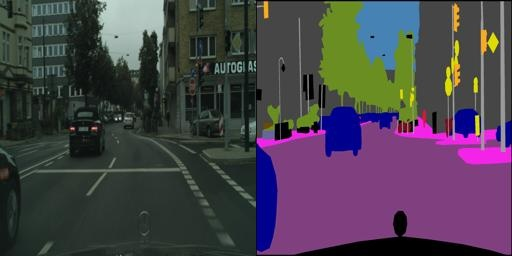
#> input picture images/train/1030.jpg, 512 x 256 px; its folder holds only this picture in this run
$ jupyter execute preprocessing.ipynb
#> lines starting #> are read from the running program, lines starting #| are printed output that depends on the picture; after the words box and inside, x2 and y2 are one past the last pixel; in counts of white or black regions, pixels touching at a corner belong together
[cell 1]
import os
from skimage.io import imread
import numpy as np
import matplotlib.pyplot as plt
import cv2 as cv

WORKING_DIR = './images/train/'

def read_image(image_path):
#> called with image_path = './images/train/'
    files = os.listdir(image_path)
    images = []

    for fi in files:
        if fi[-4:] == '.jpg':
            image = imread(os.path.join(image_path, fi))
#> image is the input picture: shape (256, 512, 3); mean R, G, B 72.4, 65.4, 75.5
            images.append(image)

    return np.array(images)

[cell 2]
all_images = read_image(WORKING_DIR)
plt.imshow(all_images[0])

[cell 3]
def cut_images(all_images):
    new_images = []
    masks = []

    for image in all_images:
        if image.shape == (256, 512, 3):
            newImage = image[:, 0:256, :]
            oldmask = image[:, 256:512, :]

            mask = handle_mask(oldmask, [128, 63, 127]) + handle_mask(oldmask, [70, 70, 70])

            new_images.append(newImage)
            masks.append(mask)
#> this loop made 1 pass
#> pass 1, in cut_images, `newImage = image[:, 0:256, :]`:
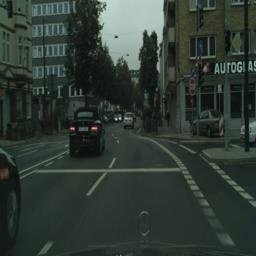
#> newImage: shape (256, 256, 3); mean of channels 0, 1, 2 48.8, 59.2, 52.3; drawn as R, G, B
#> pass 1, in cut_images, `oldmask = image[:, 256:512, :]`:
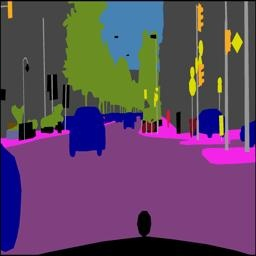
#> oldmask: shape (256, 256, 3); mean of channels 0, 1, 2 96.1, 71.6, 98.7; drawn as R, G, B
#> pass 1, in handle_mask, `mask = cv.inRange(mask, lb, ub)[..., np.newaxis]`:
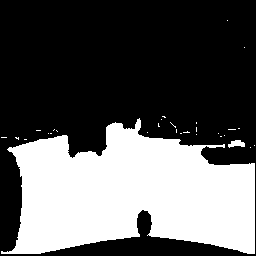
#> mask: shape (256, 256, 1); 35.8% white; 30 white regions (28 under 20 px), largest, box (x1, y1, x2, y2) and area: (1, 118, 255, 254) 23285, (228, 140, 245, 148) 88
#> pass 1, in handle_mask (call 2), `mask = cv.inRange(mask, lb, ub)[..., np.newaxis]`:
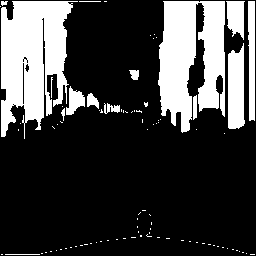
#> mask: shape (256, 256, 1); 25.2% white; 91 white regions (76 under 20 px), largest, box (x1, y1, x2, y2) and area: (1, 1, 78, 139) 6828, (158, 1, 225, 133) 6138, (228, 43, 245, 129) 1241
#> after the loop, masks = 1 item; new_images = 1 item

    return np.array(new_images), np.array(masks)

def handle_mask(mask, target):

    if (mask.shape == (256, 256, 3)):
        threshold = 30

        lb = np.array(target, dtype=np.uint8, ndmin=1) - threshold
        ub = np.array(target, dtype=np.uint8, ndmin=1) + threshold


        mask = cv.inRange(mask, lb, ub)[..., np.newaxis]

    return np.where(mask > 0, target, [0, 0, 0])

new_images, masks = cut_images(all_images)


for i in range(new_images.shape[0]):
    cv.imwrite(WORKING_DIR + 'img/' + str(i) + '.png', new_images[i])
    cv.imwrite(WORKING_DIR + 'mask_mt/' + str(i) + '.png', masks[i])
#> this loop made 1 pass
#> pass 1, `cv.imwrite(WORKING_DIR + 'mask_mt/' + str(i) + '.png', masks[i])`:
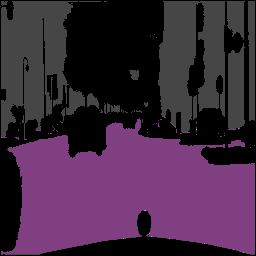
#> saved as 0.png: shape (256, 256, 3); mean B, G, R 63.5, 40.2, 63.1

$ run again, on images/train/1279.jpg
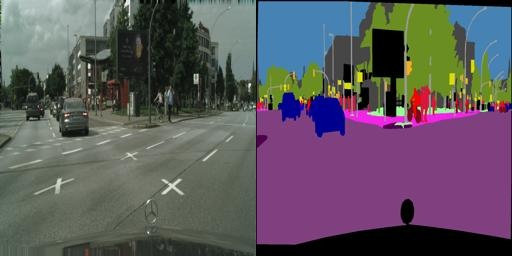
#> input picture images/train/1279.jpg, 512 x 256 px
#> in read_image, image is the input picture: shape (256, 512, 3); mean R, G, B 93.8, 87.1, 95.1
#> the loop in cut_images, `for image in all_images:` made 1 pass
#> pass 1, in handle_mask, `mask = cv.inRange(mask, lb, ub)[..., np.newaxis]`:
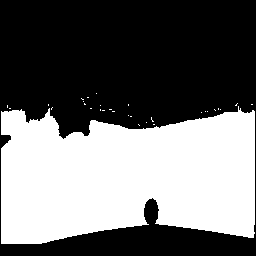
#> mask: shape (256, 256, 1); 43% white; 31 white regions (30 under 20 px), largest, box (x1, y1, x2, y2) and area: (1, 106, 255, 244) 28134
#> after the loop in cut_images, `for image in all_images:`: masks = 1 item
#> the loop `for i in range(new_images.shape[0]):` made 1 pass
#> pass 1, `cv.imwrite(WORKING_DIR + 'mask_mt/' + str(i) + '.png', masks[i])`:
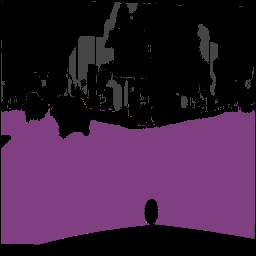
#> saved as 0.png: shape (256, 256, 3); mean B, G, R 58.7, 30.7, 58.3

$ run again, on images/train/1302.jpg
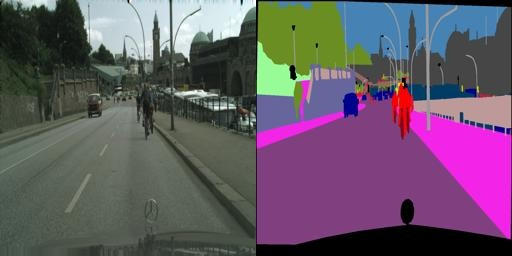
#> input picture images/train/1302.jpg, 512 x 256 px
#> in read_image, image is the input picture: shape (256, 512, 3); mean R, G, B 101.5, 87.2, 103.2
#> the loop in cut_images, `for image in all_images:` made 1 pass
#> pass 1, in handle_mask, `mask = cv.inRange(mask, lb, ub)[..., np.newaxis]`:
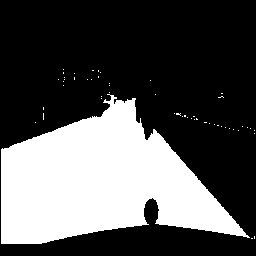
#> mask: shape (256, 256, 1); 32.5% white; 53 white regions (52 under 20 px), largest, box (x1, y1, x2, y2) and area: (1, 94, 250, 244) 21210
#> after the loop in cut_images, `for image in all_images:`: masks = 1 item
#> the loop `for i in range(new_images.shape[0]):` made 1 pass
#> pass 1, `cv.imwrite(WORKING_DIR + 'mask_mt/' + str(i) + '.png', masks[i])`:
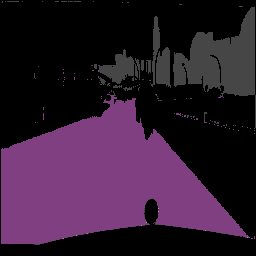
#> saved as 0.png: shape (256, 256, 3); mean B, G, R 48.2, 27.1, 47.9

$ run again, on images/train/1333.jpg
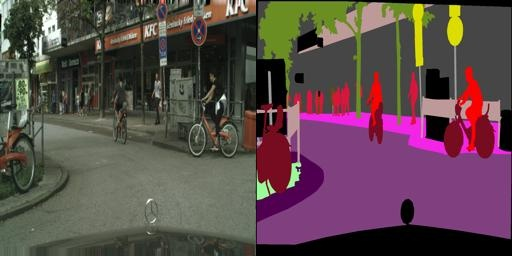
#> input picture images/train/1333.jpg, 512 x 256 px
#> in read_image, image is the input picture: shape (256, 512, 3); mean R, G, B 92, 73.2, 75.8
#> the loop in cut_images, `for image in all_images:` made 1 pass
#> pass 1, in handle_mask, `mask = cv.inRange(mask, lb, ub)[..., np.newaxis]`:
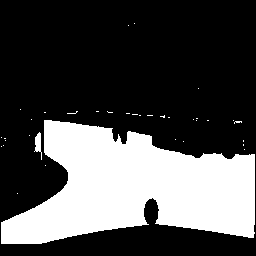
#> mask: shape (256, 256, 1); 30% white; 36 white regions (34 under 20 px), largest, box (x1, y1, x2, y2) and area: (1, 120, 255, 244) 19424, (34, 132, 42, 160) 112
#> after the loop in cut_images, `for image in all_images:`: masks = 1 item
#> the loop `for i in range(new_images.shape[0]):` made 1 pass
#> pass 1, `cv.imwrite(WORKING_DIR + 'mask_mt/' + str(i) + '.png', masks[i])`:
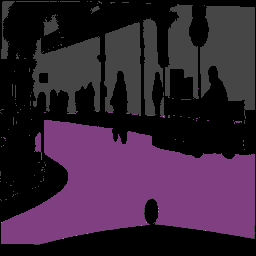
#> saved as 0.png: shape (256, 256, 3); mean B, G, R 53.6, 34.1, 53.3
